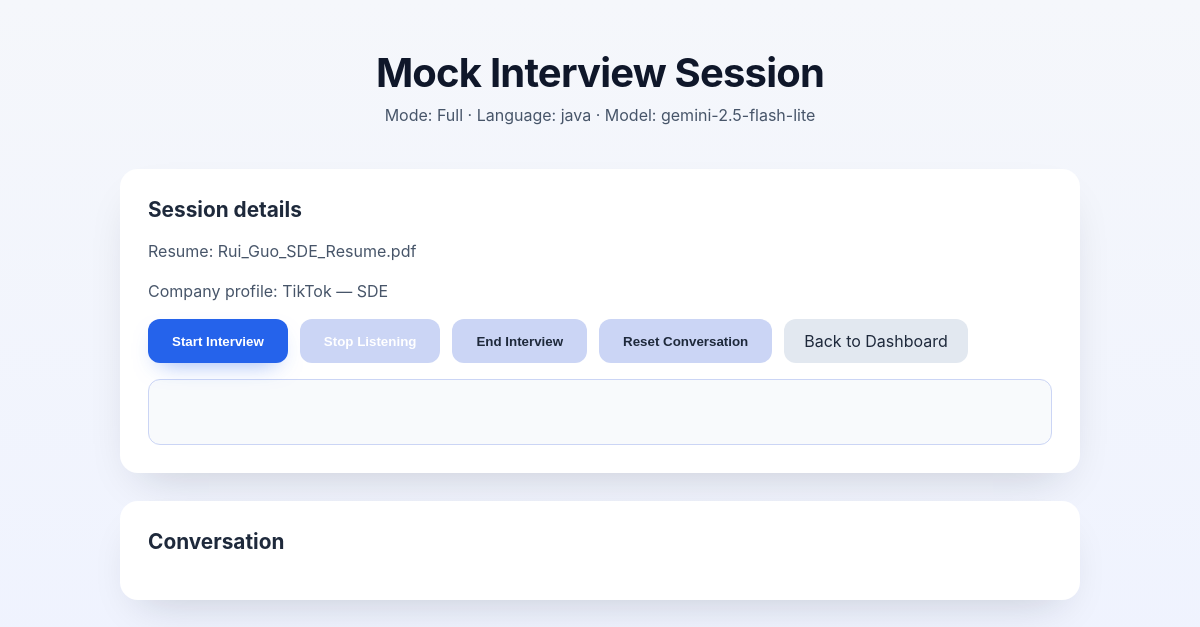
/interviews/60 (signed in), run on the app's committed database.
### app/models.py (models this page shows)
class Base(DeclarativeBase):
    pass

class Interview(Base):
    __tablename__ = "interviews"
    id: Mapped[int] = mapped_column(Integer, primary_key=True)
    user_id: Mapped[int] = mapped_column(ForeignKey("users.id"), nullable=False, index=True)
    resume_id: Mapped[int | None] = mapped_column(ForeignKey("resumes.id"), nullable=True)
    company_profile_id: Mapped[int | None] = mapped_column(ForeignKey("company_profiles.id"), nullable=True)
    status: Mapped[str] = mapped_column(String(32), nullable=False, default="created")
    mode: Mapped[str] = mapped_column(String(32), nullable=False, default="full")
    language: Mapped[str] = mapped_column(String(16), nullable=False, default="python")
    model: Mapped[str] = mapped_column(String(64), nullable=False, default="gemini-2.5-flash-lite")
    started_at: Mapped[datetime | None] = mapped_column(DateTime, nullable=True)
    ended_at: Mapped[datetime | None] = mapped_column(DateTime, nullable=True)
    updated_at: Mapped[datetime] = mapped_column(DateTime, default=datetime.utcnow, nullable=False)
    current_phase: Mapped[str | None] = mapped_column(String(64), nullable=True)
    phase_started_at: Mapped[datetime | None] = mapped_column(DateTime, nullable=True)
    phase_turn_start_index: Mapped[int] = mapped_column(Integer, nullable=False, default=0)
    last_speech_at: Mapped[datetime | None] = mapped_column(DateTime, nullable=True)
    last_code_change_at: Mapped[datetime | None] = mapped_column(DateTime, nullable=True)
    candidate_name: Mapped[str] = mapped_column(String(120), nullable=False, default="")
    problem_presented: Mapped[bool] = mapped_column(Boolean, nullable=False, default=False)
    current_code: Mapped[str] = mapped_column(Text, nullable=False, default="")
    conversation: Mapped[list] = mapped_column(MutableList.as_mutable(_json_type()), nullable=False, default=list)
    code_snapshots: Mapped[list] = mapped_column(MutableList.as_mutable(_json_type()), nullable=False, default=list)
    company_context: Mapped[dict] = mapped_column(MutableDict.as_mutable(_json_type()), nullable=False, default=dict)
    coding_question: Mapped[dict] = mapped_column(MutableDict.as_mutable(_json_type()), nullable=False, default=dict)
    ood_question: Mapped[dict] = mapped_column(MutableDict.as_mutable(_json_type()), nullable=False, default=dict)
    code_evaluation: Mapped[dict] = mapped_column(MutableDict.as_mutable(_json_type()), nullable=False, default=dict)
    coding_summary: Mapped[dict] = mapped_column(MutableDict.as_mutable(_json_type()), nullable=False, default=dict)
    report: Mapped[dict] = mapped_column(MutableDict.as_mutable(_json_type()), nullable=False, default=dict)
    user = relationship("User", back_populates="interviews")
    resume = relationship("Resume")
    company_profile = relationship("CompanyProfile")

class Resume(Base):
    __tablename__ = "resumes"
    id: Mapped[int] = mapped_column(Integer, primary_key=True)
    user_id: Mapped[int] = mapped_column(ForeignKey("users.id"), nullable=False, index=True)
    filename: Mapped[str] = mapped_column(String(255), nullable=False)
    content_type: Mapped[str] = mapped_column(String(128), nullable=False)
    size_bytes: Mapped[int] = mapped_column(Integer, nullable=False, default=0)
    storage_path: Mapped[str] = mapped_column(String(512), nullable=False)
    text: Mapped[str] = mapped_column(Text, nullable=False, default="")
    created_at: Mapped[datetime] = mapped_column(DateTime, default=datetime.utcnow, nullable=False)
    user = relationship("User", back_populates="resumes")

class CompanyProfile(Base):
    __tablename__ = "company_profiles"
    id: Mapped[int] = mapped_column(Integer, primary_key=True)
    user_id: Mapped[int] = mapped_column(ForeignKey("users.id"), nullable=False, index=True)
    company: Mapped[str] = mapped_column(String(200), nullable=False, default="")
    role: Mapped[str] = mapped_column(String(200), nullable=False, default="")
    details: Mapped[str] = mapped_column(Text, nullable=False, default="")
    created_at: Mapped[datetime] = mapped_column(DateTime, default=datetime.utcnow, nullable=False)
    user = relationship("User", back_populates="company_profiles")

### app/app.py (the view)
    @app.route("/interviews/<int:interview_id>")
    @login_required
    def interview_page(interview_id: int):
        with _db() as db:
            user = _ensure_logged_in(db)
            interview = _load_interview(db, interview_id, user.id)
            resume = interview.resume
            company_profile = interview.company_profile
            return render_template(
                "interview.html",
                interview=interview,
                resume=resume,
                company_profile=company_profile,
            )

### app/auth.py (called while the page is built)
def get_current_user(db: Session) -> User | None:
    user_id = session.get("user_id")
    if not user_id:
        return None
    return db.get(User, int(user_id))

def login_required(fn: F) -> F:
    @wraps(fn)
    def wrapper(*args, **kwargs):
        if not session.get("user_id"):
            if request.path.startswith("/api/"):
                return jsonify({"error": "Authentication required."}), 401
            return redirect(url_for("login"))
        return fn(*args, **kwargs)
    return cast(F, wrapper)

### app/templates/interview.html (shortened to what this page needs)
<!DOCTYPE html>
<html lang="en">
<head>
    <link rel="stylesheet" href="{{ url_for('static', filename='css/style.css') }}">
</head>
<body data-interview-id="{{ interview.id }}">
<main class="layout">
    <header class="header">
        <h1>Mock Interview Session</h1>
        <p class="tagline">Mode: {{ interview.mode | replace('_', ' ') | title }} · Language: {{ interview.language }} · Model: {{ interview.model }}</p>
    </header>
    <section class="card">
        <h2>Session details</h2>
        <p class="hint">Resume: {{ resume.filename if resume else "None selected" }}</p>
        <p class="hint">Company profile: {% if company_profile %}{{ company_profile.company }}{% if company_profile.role %} — {{ company_profile.role }}{% endif %}{% else %}None{% endif %}</p>
        <div class="controls">
            <button id="start-btn">Start Interview</button>
            <button id="stop-btn" disabled>Stop Listening</button>
            <button id="end-btn" disabled class="secondary">End Interview</button>
            <button id="reset-btn" disabled class="secondary">Reset Conversation</button>
            <a href="{{ url_for('dashboard') }}" class="secondary link-button">Back to Dashboard</a>
        </div>
        <div id="live-caption" class="caption"></div>
    </section>
    <section class="card">
        <h2>Conversation</h2>
    </section>
</main>
</body>
</html>

### app/static/css/style.css (style rules this page uses)
:root { color-scheme: light; font-family: "Inter", system-ui, -apple-system, BlinkMacSystemFont, "Segoe UI", sans-serif; background-color: #f5f7fb; color: #0f172a; }
body { margin: 0; padding: 0; min-height: 100vh; background: linear-gradient(180deg, #f5f7fb 0%, #eef2ff 100%); }
.layout { max-width: 960px; margin: 0 auto; padding: 3rem 1.5rem 4rem; display: grid; gap: 1.75rem; }
.link-button { display: inline-flex; align-items: center; justify-content: center; padding: 0.75rem 1.25rem; border-radius: 12px; text-decoration: none; background: #e2e8f0; color: #1e293b; }
.header { text-align: center; }
.header h1 { margin: 0; font-size: 2.5rem; letter-spacing: -0.02em; }
.tagline { margin-top: 0.5rem; color: #475569; font-size: 1rem; }
.card { background: #fff; border-radius: 18px; padding: 1.75rem; box-shadow: 0 20px 45px -20px rgba(15, 23, 42, 0.2); }
.card h2 { margin-top: 0; font-size: 1.3rem; color: #1e293b; }
button { cursor: pointer; border: none; border-radius: 12px; background: #2563eb; color: #fff; font-weight: 600; padding: 0.75rem 1.5rem; transition: transform 0.1s ease-in-out, box-shadow 0.1s ease-in-out; box-shadow: 0 10px 25px -12px rgba(37, 99, 235, 0.6); }
button:disabled { background: #cbd5f5; cursor: not-allowed; box-shadow: none; }
.secondary { background: #e2e8f0; color: #1e293b; box-shadow: none; }
.controls { display: flex; flex-wrap: wrap; gap: 0.75rem; margin-bottom: 1rem; }
.hint { margin-top: 0; color: #475569; line-height: 1.5; }
.caption { min-height: 2.5rem; padding: 0.75rem; border-radius: 12px; background: #f8fafc; color: #1e293b; font-size: 1rem; border: 1px solid #cbd5f5; }

### data on the page
Interview: mode "Full", language "java", model "gemini-2.5-flash-lite"
Resume: filename "Rui_Guo_SDE_Resume.pdf"
CompanyProfile: company "TikTok", role "SDE"
